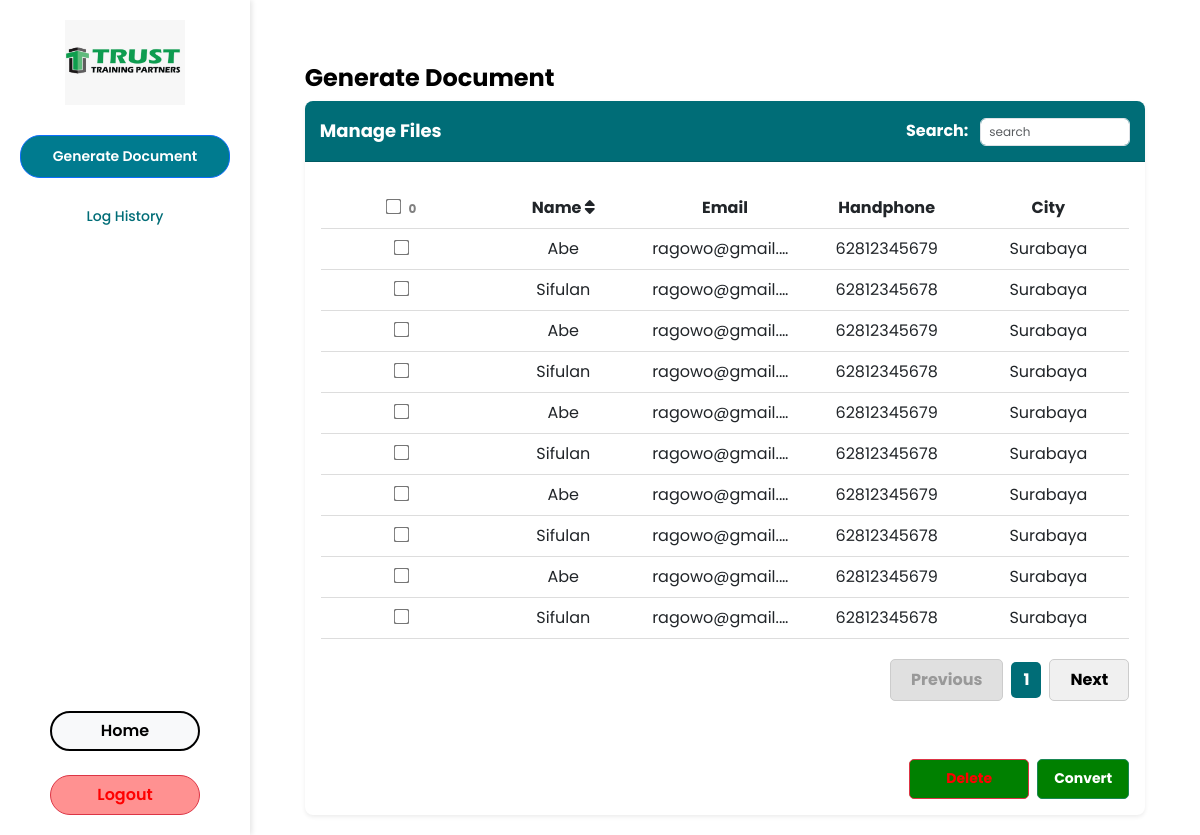
The page /generate_document/ (signed in) on the database its author committed.
### automation/models.py (models this page shows, shortened)
class Peserta(models.Model):
    uploaded_file = models.ForeignKey(UploadedFile, on_delete=models.CASCADE, null=True, blank=True)
    nama = models.CharField(max_length=100)
    tempat_lahir = models.CharField(max_length=100, blank=True, null=True)
    tanggal_lahir = models.DateField(blank=True, null=True)
    jenis_kelamin = models.CharField(max_length=10, blank=True, null=True)
    alamat = models.TextField(blank=True, null=True)
    nomor_hp = models.CharField(max_length=15)
    email = models.EmailField(max_length=255, blank=True, null=True)
    pendidikan_terakhir = models.CharField(max_length=100, blank=True, null=True)
    nama_lembaga = models.CharField(max_length=255, blank=True, null=True)
    jabatan = models.CharField(max_length=100, blank=True, null=True)
    alamat_kantor = models.TextField(blank=True, null=True)
    telp_kantor = models.CharField(max_length=15, blank=True, null=True)
    kota = models.CharField(max_length=100, blank=True, null=True)
    created_at = models.DateTimeField(auto_now_add=True)
    is_converted = models.BooleanField(default=False)

### automation/views.py (the view)
# urls.py: path("generate_document/", automation.generate_document, name="generate_document"),
@login_required(login_url="login")
def generate_document(request):
    peserta_list = Peserta.objects.filter(is_converted=False)
    logger.info(f"Mengambil {peserta_list.count()} data peserta untuk generate_document")
    return render(request, 'generate_document.html', {'files': peserta_list})

### automation/templates/generate_document.html (shortened to what this page needs)
{% extends 'base2.html' %}
{% load static %}
{% block extra_css %}
<link rel="stylesheet" href="{% static 'style/generate_document.css' %}">
{% endblock %}
{% block content %}
<div class="container mt-4">
    <h2 class="fw-bold">Generate Document</h2>
    <div class="card shadow-sm">
        <div class="card-header bg-teal text-white d-flex justify-content-between align-items-center">
            <span class="fw-bold" style="font-size: 18px;">Manage Files</span>
            <div>
                <label for="search" class="me-2" style="font-size: 16px;">Search:</label>
                <input type="text" id="search" class="form-control d-inline-block"
                    style="width: 150px; font-size: 12px; padding: 4px 8px; height: auto;"
                    placeholder="search"
                    oninput="searchData()">
            </div>
        </div>
        <div class="card-body">
            <table class="table table-hover">
                <thead class="border-bottom">
                    <tr class="text-center">
                        <th>
                            <input type="checkbox" id="select-all">
                            <span id="selected-count" style="font-size: 12px; margin-left: 5px; color: gray;">0</span>
                        </th>
                        <th onclick="sortTable(1, this)" data-sort="asc">
                            Name <i class="fas fa-sort"></i>
                        </th>
                        <th>Email</th>
                        <th>Handphone</th>
                        <th>City</th>
                    </tr>
                </thead>
                <tbody id="table-body">
                    {% for peserta in files %}
                    <tr class="text-center">
                        <td><input type="checkbox" class="row-checkbox" value="{{ peserta.id }}"></td>
                        <td class="name-cell">{{ peserta.nama }}</td>
                        <td>{{ peserta.email|default:"-" }}</td>
                        <td>{{ peserta.nomor_hp }}</td>
                        <td>{{ peserta.kota|default:"-" }}</td>
                    </tr>
                    {% empty %}
                    <tr class="text-center">
                        <td colspan="5">Tidak ada data tersedia</td>
                    </tr>
                    {% endfor %}
                </tbody>
            </table>
            <div class="pagination-container mb-4">
                <button class="btn-pagination prev-btn" disabled>Previous</button>
                <span class="pagination-number">1</span>
                <button class="btn-pagination next-btn">Next</button>
            </div>
            <div class="d-flex justify-content-end mt-5">
                <button id="deletePeserta" class="btn btn-danger submit-btn me-2">Delete</button>
                <button id="convertDocument" class="btn btn-success submit-btn">Convert</button>
            </div>
        </div>
    </div>
</div>
{% endblock %}

### automation/static/style/base.css (style rules this page uses)
* { box-sizing: border-box; }
body { display: flex; height: 100vh; margin: 0; font-family: 'Poppins', sans-serif; }
.btn-light, .btn-danger { width: 100%; max-width: 150px; min-width: 120px; height: 40px; padding: 10px 0; border-radius: 20px; text-align: center; font-weight: 600; display: flex; align-items: center; justify-content: center; flex-shrink: 0; }
.btn-danger { background-color: #FF9191; color: #FF0000; }

### automation/static/style/generate_document.css (style rules this page uses)
.container { max-width: 95%; margin: auto; padding-top: 20px; }
h2 { font-size: 24px; font-weight: bold; text-align: left; color: #000; }
.card { border: 3px; border-radius: 8px; overflow: hidden; max-width: 100%; }
.card-header { background-color: #006D77 !important; color: white !important; padding: 15px; font-size: 18px; font-weight: bold; }
table { width: 100%; table-layout: fixed; border-collapse: collapse; margin-top: 10px; background-color: white; }
th { padding: 12px; text-align: center; border-bottom: 1px solid #ddd; white-space: nowrap; overflow: visible; text-overflow: unset; background-color: #006D77; color: white; font-weight: bold; }
td { padding: 12px; text-align: center; border-bottom: 1px solid #ddd; white-space: nowrap; overflow: hidden; text-overflow: ellipsis; }
input[type="checkbox"] { transform: scale(1.2); margin: 0; }
.pagination-container { display: flex; justify-content: right; align-items: center; gap: 8px; margin-top: 20px; }
.btn-pagination { background-color: #f0f0f0; color: #000; border: 1px solid #ccc; padding: 8px 20px; font-size: 16px; font-weight: bold; border-radius: 5px; cursor: pointer; }
.btn-pagination:disabled { background-color: #e0e0e0; color: #999; cursor: not-allowed; }
.pagination-number { background-color: #006D77; color: white; padding: 6px 12px; border-radius: 5px; font-weight: bold; }
.submit-btn { background-color: #008000; padding: 8px 16px; font-size: 14px; font-weight: bold; border-radius: 5px; transition: 0.3s ease-in-out; width: auto; margin-top: 10px; }
th[onclick] { cursor: pointer !important; }

### rows shown on the page
Peserta: nama "Abe", email "ragowo@gmail.c…", nomor_hp "62812345679", kota "Surabaya"
Peserta: nama "Sifulan", email "ragowo@gmail.c…", nomor_hp "62812345678", kota "Surabaya"
Peserta: nama "Abe", email "ragowo@gmail.c…", nomor_hp "62812345679", kota "Surabaya"
Peserta: nama "Sifulan", email "ragowo@gmail.c…", nomor_hp "62812345678", kota "Surabaya"
Peserta: nama "Abe", email "ragowo@gmail.c…", nomor_hp "62812345679", kota "Surabaya"
Peserta: nama "Sifulan", email "ragowo@gmail.c…", nomor_hp "62812345678", kota "Surabaya"
Peserta: nama "Abe", email "ragowo@gmail.c…", nomor_hp "62812345679", kota "Surabaya"
Peserta: nama "Sifulan", email "ragowo@gmail.c…", nomor_hp "62812345678", kota "Surabaya"
Peserta: nama "Abe", email "ragowo@gmail.c…", nomor_hp "62812345679", kota "Surabaya"
Peserta: nama "Sifulan", email "ragowo@gmail.c…", nomor_hp "62812345678", kota "Surabaya"
